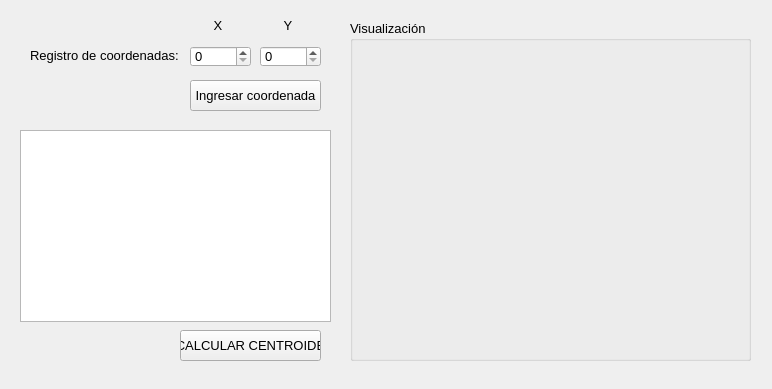
<?xml version="1.0" encoding="UTF-8"?>
<ui version="4.0">
 <class>MainWindow</class>
 <widget class="QMainWindow" name="MainWindow">
  <property name="geometry">
   <rect>
    <x>0</x>
    <y>0</y>
    <width>772</width>
    <height>389</height>
   </rect>
  </property>
  <property name="font">
   <font>
    <pointsize>10</pointsize>
   </font>
  </property>
  <property name="windowTitle">
   <string>CALCULADORA DE CENTROIDES</string>
  </property>
  <widget class="QWidget" name="centralwidget">
   <widget class="QPushButton" name="pushButton">
    <property name="geometry">
     <rect>
      <x>190</x>
      <y>80</y>
      <width>131</width>
      <height>31</height>
     </rect>
    </property>
    <property name="text">
     <string>Ingresar coordenada</string>
    </property>
   </widget>
   <widget class="QLabel" name="label">
    <property name="geometry">
     <rect>
      <x>30</x>
      <y>40</y>
      <width>171</width>
      <height>31</height>
     </rect>
    </property>
    <property name="text">
     <string>Registro de coordenadas:</string>
    </property>
   </widget>
   <widget class="QTableView" name="tableView">
    <property name="geometry">
     <rect>
      <x>20</x>
      <y>130</y>
      <width>311</width>
      <height>192</height>
     </rect>
    </property>
   </widget>
   <widget class="QSpinBox" name="spinBox">
    <property name="geometry">
     <rect>
      <x>190</x>
      <y>46</y>
      <width>61</width>
      <height>21</height>
     </rect>
    </property>
   </widget>
   <widget class="QSpinBox" name="spinBox_2">
    <property name="geometry">
     <rect>
      <x>260</x>
      <y>46</y>
      <width>61</width>
      <height>21</height>
     </rect>
    </property>
   </widget>
   <widget class="QLabel" name="label_2">
    <property name="geometry">
     <rect>
      <x>210</x>
      <y>10</y>
      <width>16</width>
      <height>31</height>
     </rect>
    </property>
    <property name="text">
     <string>&lt;html&gt;&lt;head/&gt;&lt;body&gt;&lt;p align=&quot;center&quot;&gt;X&lt;/p&gt;&lt;/body&gt;&lt;/html&gt;</string>
    </property>
   </widget>
   <widget class="QLabel" name="label_3">
    <property name="geometry">
     <rect>
      <x>280</x>
      <y>10</y>
      <width>16</width>
      <height>31</height>
     </rect>
    </property>
    <property name="text">
     <string>&lt;html&gt;&lt;head/&gt;&lt;body&gt;&lt;p align=&quot;center&quot;&gt;Y&lt;/p&gt;&lt;/body&gt;&lt;/html&gt;</string>
    </property>
   </widget>
   <widget class="QPushButton" name="pushButton_2">
    <property name="geometry">
     <rect>
      <x>180</x>
      <y>330</y>
      <width>141</width>
      <height>31</height>
     </rect>
    </property>
    <property name="text">
     <string>CALCULAR CENTROIDE</string>
    </property>
   </widget>
   <widget class="QGroupBox" name="groupBox">
    <property name="geometry">
     <rect>
      <x>350</x>
      <y>20</y>
      <width>401</width>
      <height>341</height>
     </rect>
    </property>
    <property name="title">
     <string>Visualización</string>
    </property>
   </widget>
  </widget>
 </widget>
 <resources/>
 <connections/>
</ui>
